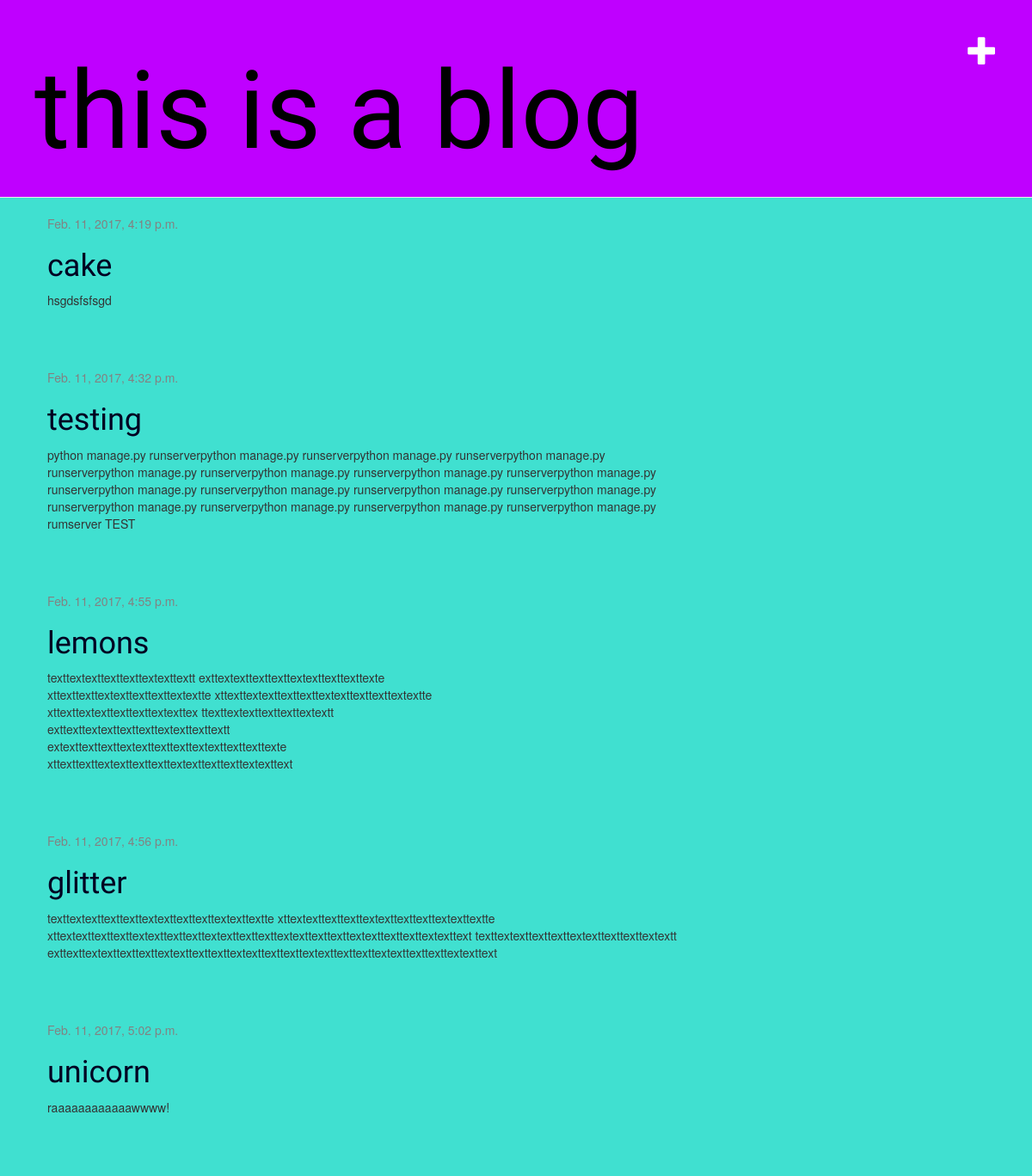
The page / on the database its author committed.
### blog/models.py (models this page shows, shortened)
class Post(models.Model):
    author = models.ForeignKey('auth.User')
    title = models.CharField(max_length=200)
    text = models.TextField()
    created_date = models.DateTimeField(
            default=timezone.now)
    published_date = models.DateTimeField(
            blank=True, null=True)

### blog/views.py (the view)
def post_list(request):
    posts = Post.objects.filter(published_date__lte=timezone.now()).order_by('published_date')
    return render(request, 'blog/post_list.html', {'posts': posts})

### blog/templates/blog/post_list.html
{% extends 'blog/base.html' %}
{% block content %}
    {% for post in posts %}
        <div class="post">
            <div class="date">
                {{ post.published_date }}
            </div>
            <h1><a href="{% url 'post_detail' pk=post.pk %}">{{ post.title }}</a></h1>
            <p>{{ post.text|linebreaksbr }}</p>
        </div>
    {% endfor %}
{% endblock content %}

### blog/templates/blog/base.html (shortened to what this page needs)
{% load staticfiles %}
<html>
    <head>
        <link rel="stylesheet" href="//maxcdn.bootstrapcdn.com/bootstrap/3.2.0/css/bootstrap.min.css">
        <link rel="stylesheet" href="//maxcdn.bootstrapcdn.com/bootstrap/3.2.0/css/bootstrap-theme.min.css">
        <link rel="stylesheet" href="{% static 'css/blog.css' %}">
    </head>
    <body>
        <div class="page-header">
            <a href="{% url 'post_new' %}" class="top-menu"><span class="glyphicon glyphicon-plus"></span></a>
            <h1><a href="/">this is a blog</a></h1>
        </div>
        <div class="content container">
            <div class="row">
                <div class="col-md-8">
                    {% block content %}
                    {% endblock %}
                </div>
            </div>
        </div>
    </body>
</html>

### blog/static/css/blog.css (style rules this page uses)
.page-header { background-color: #bf00ff; margin-top: 0; padding: 40px 20px 20px 40px; }
.page-header h1, .page-header h1 a, .page-header h1 a:visited, .page-header h1 a:active { color: #000000; font-size: 3em; text-decoration: none; }
.content { margin-left: 40px; }
h1, h2, h3, h4 { font-family: 'Barrio', cursive; }
body { background-color:turquoise; }
.date { color: #828282; }
.top-menu, .top-menu:hover, .top-menu:visited { color: #ffffff; float: right; font-size: 26pt; margin-right: 20px; }
.post { margin-bottom: 70px; }
.post h1 a, .post h1 a:visited { color: #000022; }

### rows shown on the page
Post: published_date "Feb. 11, 2017, 4:19 p.m.", title "cake", text "hsgdsfsfsgd"
Post: published_date "Feb. 11, 2017, 4:32 p.m.", title "testing", text "python manage.py runserverpython manage.py runserverpython manage.py runserverpython manage.py runserverpython manage.py runserverpython manage.py runserverpython manage.py runserverpython manage.py runserverpython manage.py runserverpython manage.py runserverpython manage.py runserverpython manage.py runserverpython manage.py runserverpython manage.py runserverpython manage.py runserverpython manage.py rumserver TEST"
Post: published_date "Feb. 11, 2017, 4:55 p.m.", title "lemons", text "texttextexttexttexttextexttextt exttextexttexttexttextexttexttexttexte xttexttexttextexttexttexttextextte xttexttextexttexttexttextexttexttexttextextte xttexttextexttexttexttextexttex ttexttextexttexttexttextextt exttexttextexttexttexttextexttexttextt extexttexttexttextexttexttexttextexttexttexttexte xttexttexttextexttexttexttextexttexttexttextexttext"
Post: published_date "Feb. 11, 2017, 4:56 p.m.", title "glitter", text "texttextexttexttexttextexttexttexttextexttextte xttextexttexttexttextexttexttexttextexttextte xttextexttexttexttextexttexttexttextexttexttexttextexttexttexttextexttexttexttextexttext texttextexttexttexttextexttexttexttextextt exttexttextexttexttexttextexttexttexttextexttexttexttextexttexttexttextexttexttexttextexttext"
Post: published_date "Feb. 11, 2017, 5:02 p.m.", title "unicorn", text "raaaaaaaaaaaawwww!"
